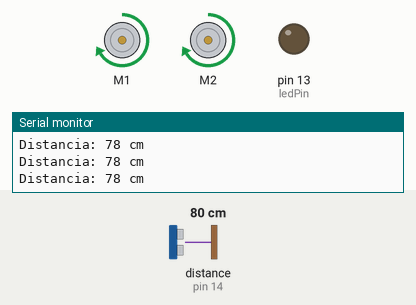
A sketch run on a simulated Arduino Uno, built with avr-gcc and run on an emulated ATmega328P. Shown: 2 × DC motor (green arrow = forward, orange = backward, longer = faster), output pins drawn as LEDs (lit = HIGH), the last lines printed to the serial monitor. Wiring (inferred from the names in the program): ultrasonic range finder: trigger pin 18; echo pin 14. Dashed ring = blinking. The inputs (shaded band) are chosen by the test bench; at power-on: distance to the obstacle (sensor on pin 14) 80 cm. The echo pulse lasts 58.3 µs per cm; pins used as bus, display or sensor lines are not drawn.

Above: at 1.2 s.
1.3 s: distance to the obstacle (sensor on pin 14) set to 24 cm
2.8 s: distance to the obstacle (sensor on pin 14) set to 18 cm
At 3.7 s:
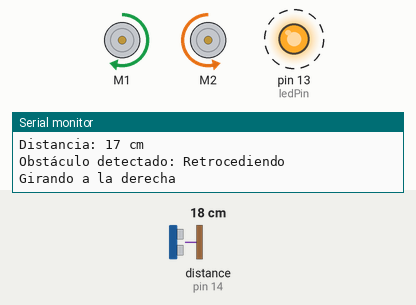
5.8 s: distance to the obstacle (sensor on pin 14) set to 60 cm
At 6.06 s:
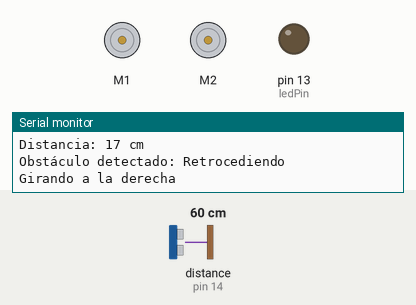
7.6 s: distance to the obstacle (sensor on pin 14) set to 2 cm
At 8.0 s:
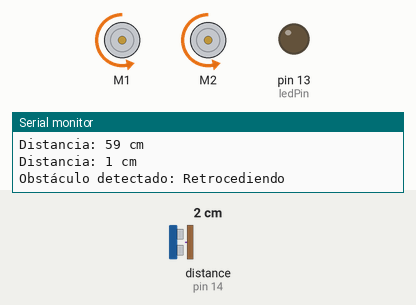
Timing chart, 0 to 11.6 s (numbered marks = the images above; inputs shaded):
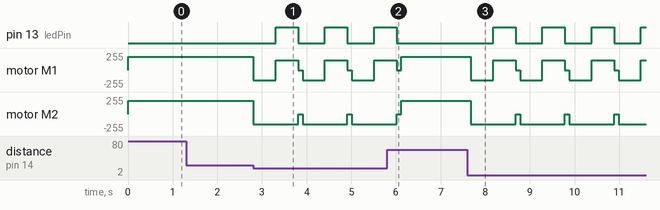

The sketch:

robot.ino
```cpp
#include <AFMotor.h>

const int trigPin = 18; // Define el pin A4 como el pin digital 18
const int echoPin = 14; // Define el pin A0 como el pin digital 14
const int ledPin = 13; // Pin para el LED indicador

// Crear objetos para los motores en las posiciones M1 y M2
AF_DCMotor motor1(1);  // Motor en la posición M1
AF_DCMotor motor2(2);  // Motor en la posición M2

long duration; // Variable para almacenar la duración del pulso
int distance; // Variable para almacenar la distancia calculada

void setup() {
  pinMode(trigPin, OUTPUT); // Configura trigPin como salida
  pinMode(echoPin, INPUT); // Configura echoPin como entrada
  pinMode(ledPin, OUTPUT); // Configura el LED como salida

  Serial.begin(9600); // Inicia la comunicación serial a 9600 baudios
  Serial.println("Sensor de proximidad iniciado");
}

void loop() {
  // Limpia el trigPin
  digitalWrite(trigPin, LOW);
  delayMicroseconds(2);

  // Genera un pulso de 10 microsegundos en trigPin
  digitalWrite(trigPin, HIGH);
  delayMicroseconds(10);
  digitalWrite(trigPin, LOW);

  // Lee el pulso de echoPin
  duration = pulseIn(echoPin, HIGH);

  // Calcula la distancia en centímetros
  distance = duration * 0.034 / 2;

  // Imprime la distancia calculada en el Monitor Serial
  Serial.print("Distancia: ");
  Serial.print(distance);
  Serial.println(" cm");

  if (distance > 20) {
    // Movimiento hacia adelante
    motor1.setSpeed(200);
    motor1.run(FORWARD);

    motor2.setSpeed(200);
    motor2.run(FORWARD);

    digitalWrite(ledPin, LOW); // Apaga el LED cuando no hay obstáculos
  } else {
    // Detiene motores
    motor1.run(RELEASE);
    motor2.run(RELEASE);

    // Retrocede ligeramente
    Serial.println("Obstáculo detectado: Retrocediendo");
    motor1.setSpeed(150);
    motor1.run(BACKWARD);
    motor2.setSpeed(150);
    motor2.run(BACKWARD);
    delay(500);

    // Gira a la derecha
    Serial.println("Girando a la derecha");
    motor1.run(FORWARD);  // Motor izquierdo hacia adelante
    motor2.run(BACKWARD); // Motor derecho hacia atrás
    digitalWrite(ledPin, HIGH); // Enciende el LED durante el giro
    delay(500);

    // Detener motores después del giro
    motor1.run(RELEASE);
    motor2.run(RELEASE);
    digitalWrite(ledPin, LOW); // Apaga el LED después del giro
  }

  delay(100); // Espera antes de la siguiente medición
}
```

Measured:
- the behaviour switches between 22 and 21 cm on distance to the obstacle (sensor on pin 14) (found by bisection; images 0 and 1)
- after the input at 2.8 s, pin 13 (ledPin): alternates HIGH for 0.50 s and LOW for 0.60 s, starting after 0.51 s; motor M1: forward 200/255 → backward 150/255 at once, then repeats every 1.1 s: forward 150/255 0.50 s, stopped 0.10 s, backward 150/255 0.50 s; motor M2: alternates backward 150/255 for 1.0 s and stopped for 0.10 s, starting at once
- after the input at 5.8 s, pin 13 (ledPin): goes on until 6.0 s, then stays LOW
- after the input at 7.6 s, pin 13 (ledPin): alternates HIGH for 0.50 s and LOW for 0.60 s, starting after 0.58 s; motor M1: forward 200/255 → backward 150/255 after 0.08 s, then repeats every 1.1 s: forward 150/255 0.50 s, stopped 0.10 s, backward 150/255 0.50 s
